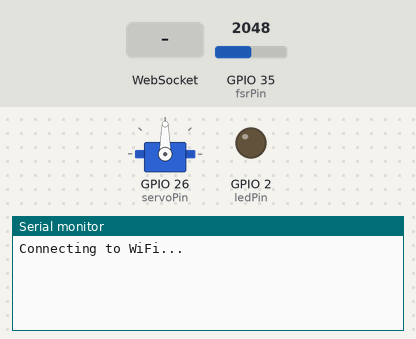
This sketch was run on a simulated ESP32. On the bench: servo, output pins drawn as LEDs (lit = HIGH), the last lines printed to the serial monitor. The inputs (shaded band) are chosen by the test bench; at power-on: GPIO 35 (fsrPin) = 2048. WiFi joins after 1.5 s; servers stay silent unless stated.

Above: at 5.7 s.
5.8 s: WebSocket text "data" received
At 6.8 s:
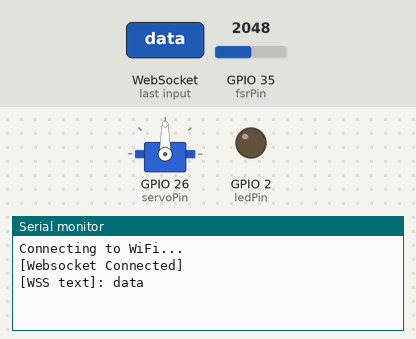
7.3 s: WebSocket text "ledON" received
At 8.0 s:
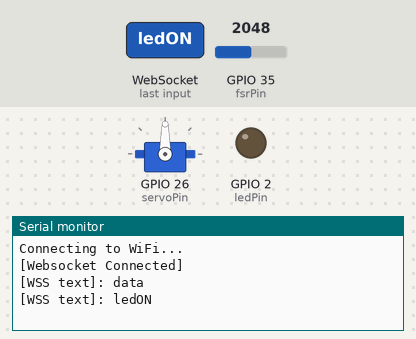
8.8 s: WebSocket text "ledOFF" received
At 9.2 s:
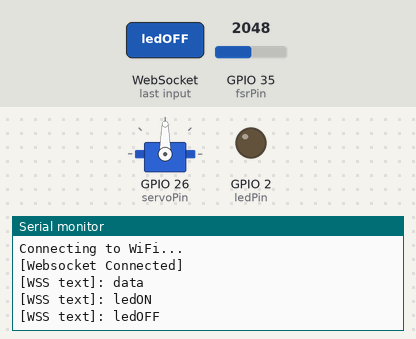

Measured:
- after the input at 5.8 s, the serial monitor: prints a new line at once (image 1)
- after the input at 7.3 s, the serial monitor: prints a new line at once (image 2)
- after the input at 8.8 s, the serial monitor: prints a new line at once (image 3)

The sketch:

hurob1_week9.ino
```cpp
#include <Arduino.h>

#include <WiFi.h>
#include <WiFiMulti.h>
#include <WiFiClientSecure.h>
#include <WebSocketsClient.h>
#include <ArduinoJson.h>
#include <ESP32Servo.h>

// Initate objects
WiFiMulti WiFiMulti;
WebSocketsClient webSocket;

#define USE_SERIAL Serial
#define sensorID "r123456"  // unique ID for your device

long lastSent = 0;  // number of ms since last sent
int counter = 0;  // for testing

int ledPin = 2;  //led pin
int servoPin = 26;  //servo pin
int fsrPin = 35;  //force sensor pin

Servo myservo;  // create servo object to control a servo
int currentPos = 0; // start at angle 0

void moveServo(int angle) {
    if (angle < 0 || angle > 180) {
      Serial.println("Invalid range!");
    }
    else {  //range is within 0-180
      Serial.print("Moving now to ");
      Serial.println(angle);

      myservo.write(angle);  //move servo to position
      delay(1000);
    }
}

void webSocketEvent(WStype_t type, uint8_t * payload, size_t length) {
  switch(type) {
    case WStype_DISCONNECTED:
      USE_SERIAL.println("[Websocket Disconnected]");
      break;

    case WStype_CONNECTED:
      {
        USE_SERIAL.println("[Websocket Connected]");

        // Introduce our device
        const size_t capacity = JSON_OBJECT_SIZE(3);
        DynamicJsonBuffer jsonBuffer(capacity);

        JsonObject& root = jsonBuffer.createObject();
        root["action"] = "newRobot";
        root["robotID"] = sensorID;
        root["secret"] = "password";
        String packet;
        root.printTo(packet);   // Fills it with  {"action":"newRobot","robotID":"r123456","secret":"password"}
        webSocket.sendTXT(packet);   //Sends it to introduce to the server
      }
      break;

    case WStype_TEXT:
    {
      USE_SERIAL.printf("[WSS text]: %s\n", payload);

      String incoming = (char *)payload;  // {"action":"data","command":"ledON"}

      const size_t capacity = JSON_OBJECT_SIZE(2) + 90;
      DynamicJsonBuffer jsonBuffer(capacity);

      JsonObject& root = jsonBuffer.parseObject(incoming);

      const char* action = root["action"]; // "data"
      const char* comm = root["command"]; //

      if (strcmp(action, "data") == 0) {  //if data is received

        if (strcmp(comm, "ledON") == 0) {
          digitalWrite(ledPin, HIGH);
        }

        if (strcmp(comm, "ledOFF") == 0) {
          digitalWrite(ledPin, LOW);
        }

        if (strcmp(comm, "servo0") == 0) {
          moveServo(0);
        }

        if (strcmp(comm, "servo180") == 0) {
          moveServo(180);
        }
      }

    }
      break;
    case WStype_BIN:
      break;
  }
}

void sendStatus(String msg) {
  const size_t capacity = JSON_OBJECT_SIZE(3);
  DynamicJsonBuffer jsonBuffer(capacity);

  JsonObject& root = jsonBuffer.createObject();
  root["action"] = "pubRobot";
  root["robotID"] = sensorID;
  root["sensorVal"] = msg;

  String packet;
  root.printTo(packet);   // Fills it with  {"action":"newRobot","robotID":"r123456","secret":"password"}
  webSocket.sendTXT(packet);  //send it to all the subscribers of this device
}

void setup() {
  pinMode(ledPin, OUTPUT);

  myservo.setPeriodHertz(50);   // standard 50hz servo
  myservo.attach(servoPin, 800, 2300);

  USE_SERIAL.begin(115200);
  USE_SERIAL.setDebugOutput(true);

  USE_SERIAL.println();
  USE_SERIAL.println();
  USE_SERIAL.println();

  USE_SERIAL.println("Connecting to WiFi...");
  delay(3000);

  WiFiMulti.addAP("YourWirelessName", "password"); //connect to the building WiFi

  while(WiFiMulti.run() != WL_CONNECTED) {
    delay(100); //keeps waiting until we get a connection
  }

  webSocket.beginSSL("gyropalm.com", 3200);
  webSocket.onEvent(webSocketEvent);  //attached the callback
}

void loop() {
  webSocket.loop(); //keep running to stay alive

  if (millis() - lastSent > 500) {
    int sensor = analogRead(fsrPin);
    int normalVal = constrain(sensor, 0, 3740);
    normalVal = map(normalVal, 0, 3740, 0, 100);

    String test = "sensor: " + String(sensor);   // says hello world 1
    sendStatus(test);
    counter ++;

    lastSent = millis();  //sync up the last time we sent something
  }

}
```
